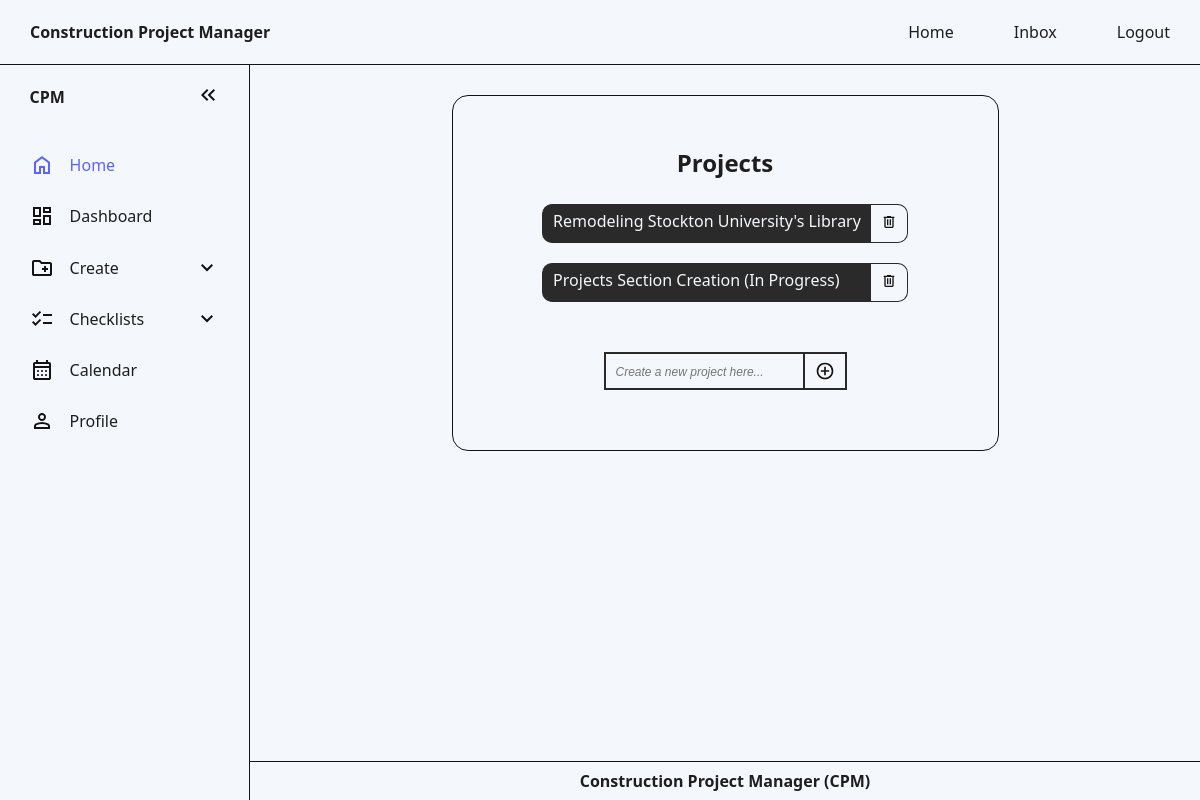
Page / (signed in) on the earlier database version.
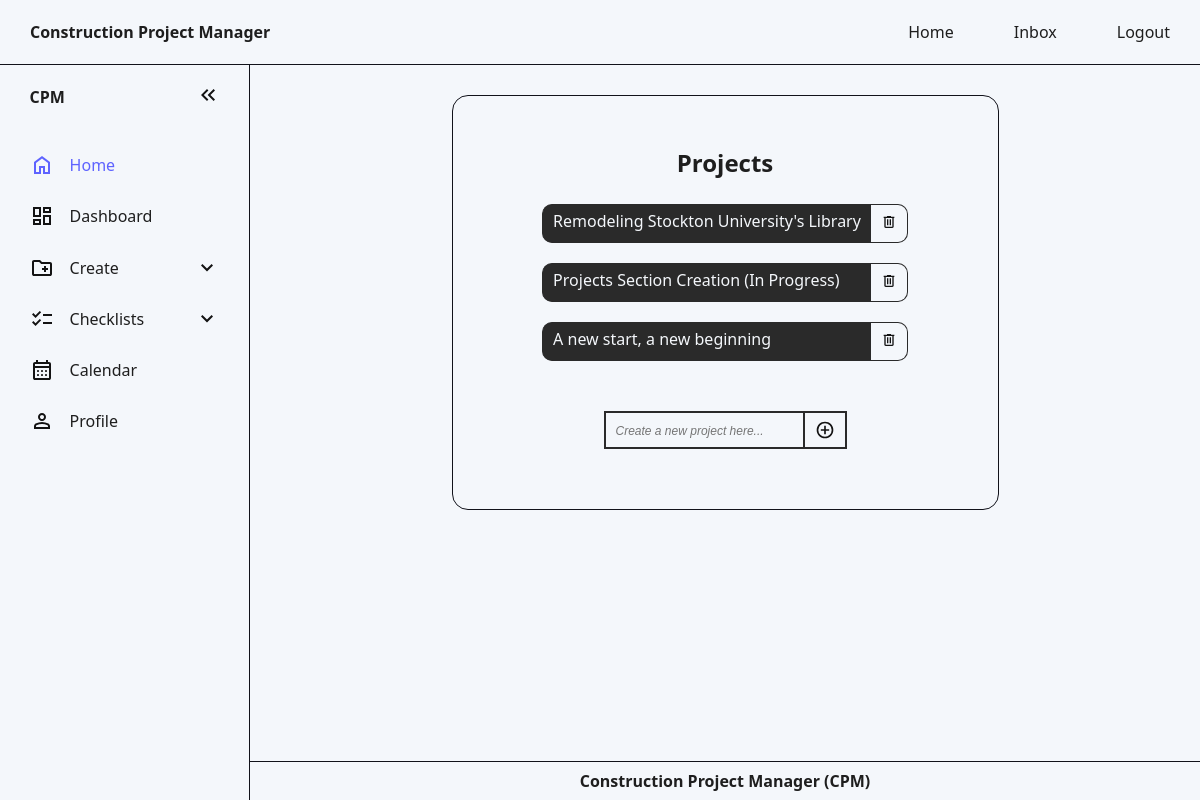
Same page on the later database version.
### website/models.py (models this page shows)
class Project(db.Model): # Database model: An object blueprint/layout that will be stored in the database
    id = db.Column(db.Integer, primary_key=True)
    project_name = db.Column(db.String(70))
    date = db.Column(db.DateTime(timezone=True), default=func.now()) # Gets current date and time
    progress = db.Column(Enum('Not Yet Started', 'On Hold', 'In Progress', 'Completed', 'Canceled', name='progress_status'), nullable=False, default='Not Yet Started') # Project's Progress: Not Yet Started (Grey) | On Hold (Orange) | In Progress (Yellow) | Completed (Green) | Canceled (Red)
    user_id = db.Column(db.Integer, db.ForeignKey('user.id')) # 1-to-many relationship
    subcontractors = db.relationship('Assignment', back_populates='project') #many to many relation

### website/views.py (the view, shortened to what this page needs)
@views.route('/', methods=['GET', 'POST']) # Main page of website
@login_required
def project():
    return render_template("home.html", user=current_user)

### website/templates/home.html (shortened to what this page needs)
<!DOCTYPE html>
<html lang="en">
  <head>
    <link rel="stylesheet" href="./../static/style.css" />
  </head>
  <body id="main-website-body">
    <nav>
      <ul>
        <li class="nav-title">Construction Project Manager</li>
        {% if user.is_authenticated %}
        <li class="hideOnMobile"><a href="/">Home</a></li>
        <li class="hideOnMobile"><a href="/inbox">Inbox</a></li>
        <li class="hideOnMobile"><a href="/logout">Logout</a></li>
        {% else %}
        <li class="hideOnMobile"><a href="/login">Sign In</a></li>
        <li class="hideOnMobile"><a href="/sign-up">Sign Up</a></li>
        {% endif %}
      </ul>
    </nav>
    <aside id="default-asidebar">
      <ul>
        <li>
          <span class="logo">CPM</span>
          <button onclick="toggleSidebar()" id="toggle-btn">
            <svg
              xmlns="http://www.w3.org/2000/svg"
              viewBox="0 -960 960 960"
              width="24px"
              height="24px"
            >
              <path
                d="M440-240 200-480l240-240 56 56-183 184 183 184-56 56Zm264 0L464-480l240-240 56 56-183 184 183 184-56 56Z"
              />
            </svg>
          </button>
        </li>
        <li class="active">
          <a href="/">
            <svg
              xmlns="http://www.w3.org/2000/svg"
              viewBox="0 -960 960 960"
              width="24px"
              height="24px"
            >
              <path
                d="M240-200h120v-240h240v240h120v-360L480-740 240-560v360Zm-80 80v-480l320-240 320 240v480H520v-240h-80v240H160Zm320-350Z"
              />
            </svg>
            <span>Home</span>
          </a>
        </li>
        <li>
          <a href="#"
            >
            <span>Dashboard</span>
          </a>
        </li>
        <li>
          <button onclick="toggleSubMenu(this)" class="dropdown-btn">
            <span>Create</span>
            <svg
              xmlns="http://www.w3.org/2000/svg"
              viewBox="0 -960 960 960"
              width="24px"
              height="24px"
            >
              <path d="M480-344 240-584l56-56 184 184 184-184 56 56-240 240Z" />
            </svg>
          </button>
        </li>
        <li>
          <button onclick="toggleSubMenu(this)" class="dropdown-btn">
            <svg
              xmlns="http://www.w3.org/2000/svg"
              viewBox="0 -960 960 960"
              width="24px"
              height="24px"
            >
              <path
                d="M222-200 80-342l56-56 85 85 170-170 56 57-225 226Zm0-320L80-662l56-56 85 85 170-170 56 57-225 226Zm298 240v-80h360v80H520Zm0-320v-80h360v80H520Z"
              />
            </svg>
            <span>Checklists</span>
            <svg
              xmlns="http://www.w3.org/2000/svg"
              viewBox="0 -960 960 960"
              width="24px"
              height="24px"
            >
              <path d="M480-344 240-584l56-56 184 184 184-184 56 56-240 240Z" />
            </svg>
          </button>
        </li>
        <li>
          <a href="calendar.html"
            >
            <span>Calendar</span></a
          >
        </li>
        <li>
          <a href="#"
            >
            <span>Profile</span></a
          >
        </li>
      </ul>
    </aside>
    <main>
      <section class="main-content-section" id="project-section">
        <h2 id="header-project-page">Projects</h2>
        <ul>
          {% for project in user.projects %}
          <li>
            <a href="{{ url_for('views.view_project', project_id=project.id)}}"> {{project.project_name}}</a></a>
            <button
              type="button"
              class="close"
              data-id="{{ project.id }}"
              data-name="{{ project.project_name }}"
              onClick="deleteProject(this)"
            >
              <span aria-hidden="true"
                ><svg
                  xmlns="http://www.w3.org/2000/svg"
                  height="24px"
                  viewBox="0 -960 960 960"
                  width="24px"
                >
                  <path
                    d="M280-120q-33 0-56.5-23.5T200-200v-520h-40v-80h200v-40h240v40h200v80h-40v520q0 33-23.5 56.5T680-120H280Zm400-600H280v520h400v-520ZM360-280h80v-360h-80v360Zm160 0h80v-360h-80v360ZM280-720v520-520Z"
                  />
                </svg>
              </span>
            </button>
          </li>
          {% endfor %}
        </ul>
        <form method="POST" id="project-form">
          <input
            name="project"
            id="project"
            maxlength="70"
            placeholder="Create a new project here..."
          />
          <button type="submit">
          </button>
        </form>
      </section>
    </main>
    <footer>Construction Project Manager (CPM)</footer>
  </body>
</html>

Differences in the rows shown:
added Project: project_name "A new start, a new beginning"
